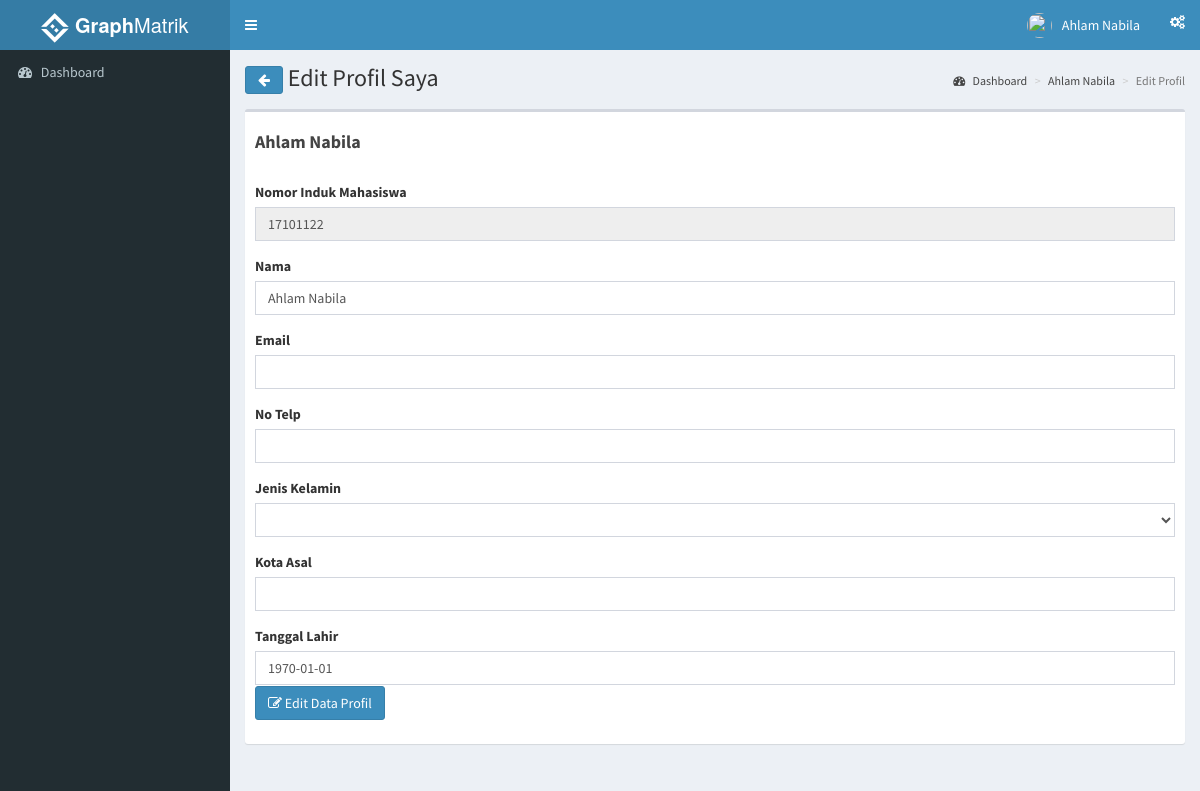
Page /index.php?page=editprofil (signed in) on the earlier database version.
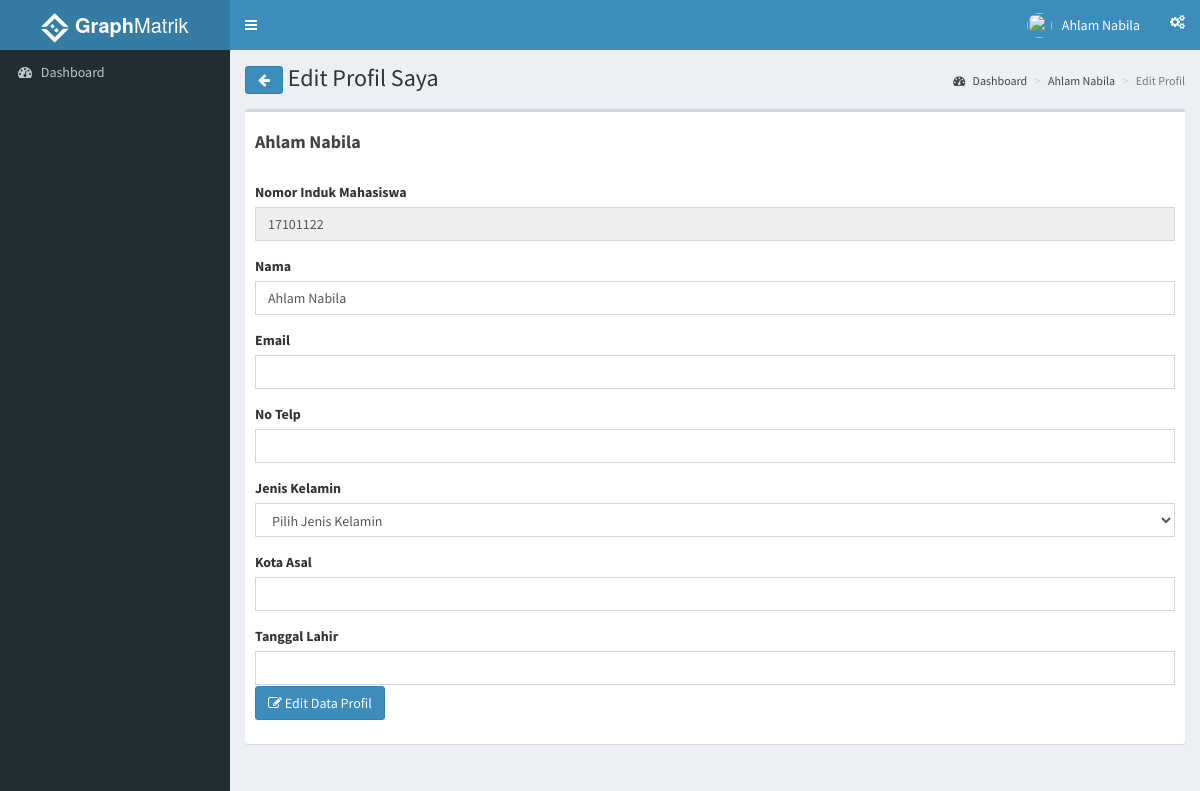
Same page on the later database version.
### tables this page shows
CREATE TABLE `mahasiswa` (
  `id_mahasiswa` int(11) NOT NULL,
  `nim` int(11) NOT NULL,
  `nama` varchar(35) NOT NULL,
  `angkatan` int(11) DEFAULT NULL,
  `j_kelamin` varchar(15) DEFAULT NULL,
  `asalkota` varchar(20) DEFAULT NULL,
  `email` varchar(35) DEFAULT NULL,
  `telp` varchar(13) DEFAULT NULL,
  `avatar` varchar(100) DEFAULT NULL,
  `tgl_lahir` date DEFAULT NULL,
  `id_user` int(11) DEFAULT NULL
);

### functions.php (called while the page is built, shortened)
<?php
	function mahasiswaDetails($idUser){
		$ambildata = mysql_query("SELECT m.*, u.*, p.id_pembina, p.nama AS nama_pembina, p.gelar, p.id_user AS uid_pembina , p.j_kelamin AS jk_pembina, p.avatar AS ava_pembina FROM mahasiswa m LEFT JOIN m_binaan mb ON m.id_mahasiswa = mb.id_mahasiswa LEFT JOIN pembina p ON mb.id_pembina = p.id_pembina LEFT JOIN users u ON m.id_user = u.id_user WHERE m.id_user = $idUser");
			$ad = mysql_fetch_assoc($ambildata);
				$data[] = $ad;
				return $data;
	}
 ?>

### role/mahasiswa/edit_profil.php (the view, shortened to what this page needs)
<?php
  include 'functions.php';
      $dataMahasiswa = mahasiswaDetails($_SESSION['id_user']);
      foreach($dataMahasiswa as $row){
 ?>
    <section class="content-header">
      <h1>
        <a class="btn btn-primary" href="index.php?page=profil"><i class="fa fa-arrow-left"></i></a>&nbsp;Edit Profil Saya
      </h1>
      <ol class="breadcrumb">
        <li><a href="/simon"><i class="fa fa-dashboard"></i> Dashboard</a></li>
        <li><a href="index.php?page=profil"><?php echo $row['nama']; ?></a></li>
        <li class="active">Edit Profil</li>
      </ol>
    </section>
    <section class="content">
      <div class="row">
        <div class="col-xs-12">
          <div class="box">
            <div class="box-header">
             <h4><b><?php echo $row['nama'] ?></b></h4>
            </div>
            <div class="box-body">
        <form method="post">
            <div class="form-group">
                <label>Nomor Induk Mahasiswa </label>
                <input type="text" class="form-control" name="idPembina" value="<?php echo $row['nim']; ?>" disabled>
            </div>
            <div class="form-group">
                <label>Nama </label>
                <input type="text" class="form-control" name="nama" value="<?php echo $row['nama']; ?>">
            </div>
            <div class="form-group">
                <label>Email </label>
                <input type="text" class="form-control" name="email" value="<?php echo $row['email']; ?>">
            </div>
            <div class="form-group">
                <label>No Telp </label>
                <input type="text" class="form-control" name="telp" value="<?php echo $row['telp']; ?>">
            </div>
            <div class="form-group">
                <label>Jenis Kelamin </label>
                            <select class="form-control" name="gender" >
                              <?php
                                  if ($row['j_kelamin'] == "Laki-laki") {
                                    echo "<option>Laki-laki</option>
                                          <option>Perempuan</option>";
                                  } else
                                  if($row['j_kelamin'] == "Perempuan"){
                                    echo "<option>Perempuan</option>
                                          <option>Laki-laki</option>";
                                  } else
                                  if($row['j_kelamin'] == NULL){
                                    echo "<option selected='selected'>Pilih Jenis Kelamin</option>
                                          <option>Laki-laki</option>
                                          <option>Perempuan</option>";
                                  }
                               ?>
                            </select>
            </div>
            <div class="form-group">
                <label>Kota Asal </label>
                <input type="text" class="form-control" name="asalkota" value="<?php echo $row['asalkota']; ?>">
            </div>
            <div class="form-group">
                <label>Tanggal Lahir </label>
                <input type="text" class="form-control pull-right" id="datepicker" name="tgl_lahir" value="<?php echo $row['tgl_lahir']; ?>">
            </div><br>
            <button type="submit" class="btn btn-primary" name="editProfilSaya"><i class="fa fa-edit"></i>&nbsp;Edit Data Profil</button>
        </form>
            </div>
          </div>
        </div>
      </div>
<?php
  }
?>
    </section>

Differences in the rows shown:
changed mahasiswa "Ahlam Nabila": gender (not shown) → "Pilih Jenis Kelamin"; tgl_lahir "1970-01-01" → (not shown)
